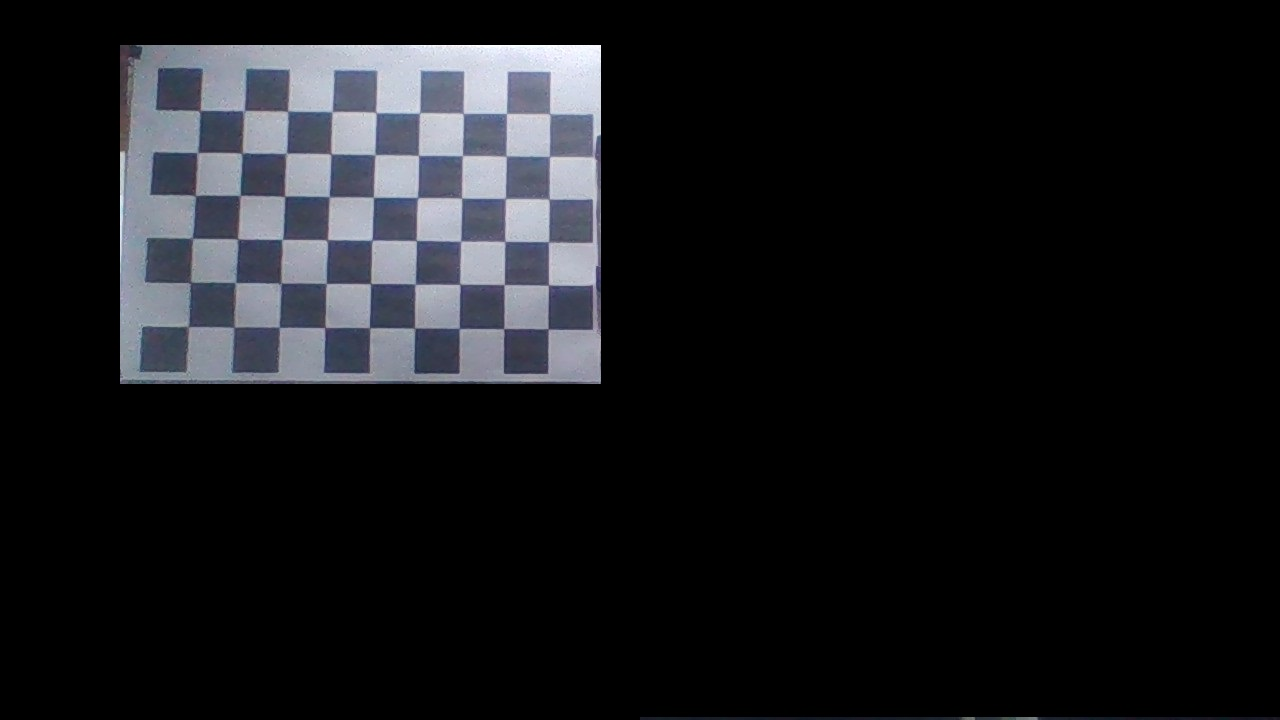
#> input picture calibra/WIN_20191013_20_16_47_Pro.jpg, 1280 x 720 px; its folder holds 5 pictures in this run
$ python camera_calibra.py
#> lines starting #> are read from the running program, lines starting #| are printed output that depends on the picture; long printed decimals are rounded
# -*- coding:utf-8 -*-

import cv2
import glob
import numpy as np

'''
cbraw和cbcol是我自己加的。tutorial用的棋盘足够大包含了7×6以上
个角点，我自己用的只有6×4。这里如果角点维数超出的话，标定的时候会报错。
'''
cbraw = 9
cbcol = 6
# prepare object points, like (0,0,0), (1,0,0), (2,0,0) ....,(6,5,0)
objp = np.zeros((cbraw * cbcol, 3), np.float32)
'''
设定世界坐标下点的坐标值，因为用的是棋盘可以直接按网格取；
假定棋盘正好在x-y平面上，这样z值直接取0，简化初始化步骤。
mgrid把列向量[0:cbraw]复制了cbcol列，把行向量[0:cbcol]复制了cbraw行。
转置reshape后，每行都是4×6网格中的某个点的坐标。
'''
objp[:, :2] = np.mgrid[0:cbraw, 0:cbcol].T.reshape(-1, 2)

objpoints = []  # 3d point in real world space
imgpoints = []  # 2d points in image plane.
# glob是个文件名管理工具
images = glob.glob("../resource/calibra/*.jpg")
for fname in images:
    # 对每张图片，识别出角点，记录世界物体坐标和图像坐标
    img = cv2.imread(fname)  # source image
#> img is the input picture: shape (720, 1280, 3); mean B, G, R 26.5, 23.7, 22.8
    # 我用的图片太大，缩小了一半
    # img = cv2.resize(img, None, fx=0.5, fy=0.5, interpolation=cv2.INTER_CUBIC)
    gray = cv2.cvtColor(img, cv2.COLOR_BGR2GRAY)  # 转灰度
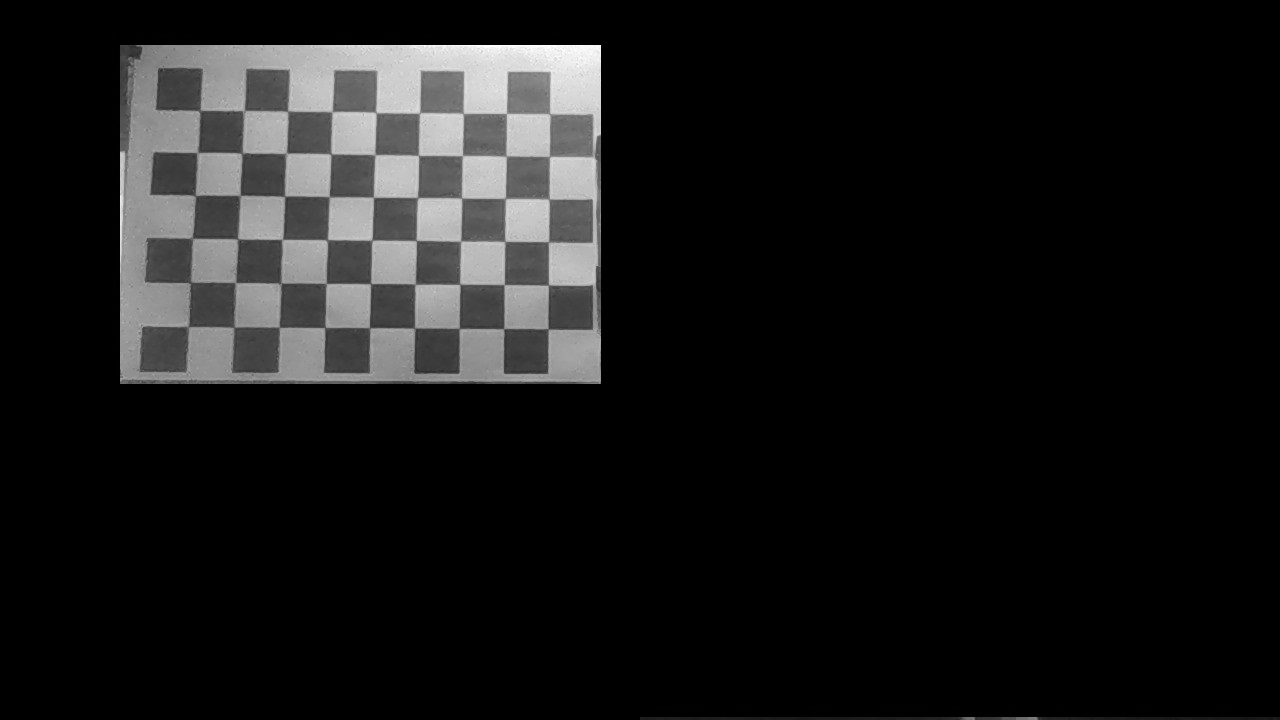
#> gray: shape (720, 1280); min 0, max 255, mean 23.7
    # cv2.imshow('img',gray)
    # cv2.waitKey(1000)
    # 寻找角点，存入corners，ret是找到角点的flag
    ret, corners = cv2.findChessboardCorners(gray, (9, 6), None)
#> ret = True; corners = 54 rows, first 8: [198.2, 110.7], [243.2, 112.3], [287.6, 111.2], [331.9, 112], [376.2, 112.7], [419.4, 113.2], [463.1, 113.6], [506.4, 113.6]

    if ret:
        # criteria:角点精准化迭代过程的终止条件
        criteria = (cv2.TERM_CRITERIA_EPS + cv2.TERM_CRITERIA_MAX_ITER, 30, 0.001)
        # 执行亚像素级角点检测
        corners2 = cv2.cornerSubPix(gray, corners, (11, 11), (-1, -1), criteria)
#> corners2 = 54 rows, first 8: [199.8, 110.6], [243.8, 110.8], [287.6, 111.1], [332, 111.7], [375.8, 112.6], [419.5, 113.1], [463.3, 113.4], [506.3, 113.6]

        objpoints.append(objp)
        imgpoints.append(corners2)
        # 在棋盘上绘制角点,只是可视化工具
        img = cv2.drawChessboardCorners(gray, (9, 6), corners2, ret)
#> img: shape (720, 1280)
        cv2.imshow('img', img)
        cv2.waitKey(500)
        '''
        传入所有图片各自角点的三维、二维坐标，相机标定。
        每张图片都有自己的旋转和平移矩阵，但是相机内参和畸变系数只有一组。
        mtx，相机内参；dist，畸变系数；revcs，旋转矩阵；tvecs，平移矩阵。
        '''

        ret, mtx, dist, rvecs, tvecs = cv2.calibrateCamera(objpoints, imgpoints, gray.shape[::-1], None, None)
#> ret = 0.285; mtx = [[1274.9, 0, 609.1], [0, 1317.1, 552], [0, 0, 1]]; dist = [[0.106, 0.0558, 0.0142, 0.0157, -0.628]]; rvecs = ([-0.165, -0.0489, -0.00244],); tvecs = ([-9.4, -9.81, 28.98],)
        img = cv2.imread('../resource/calibra/pan.jpg')
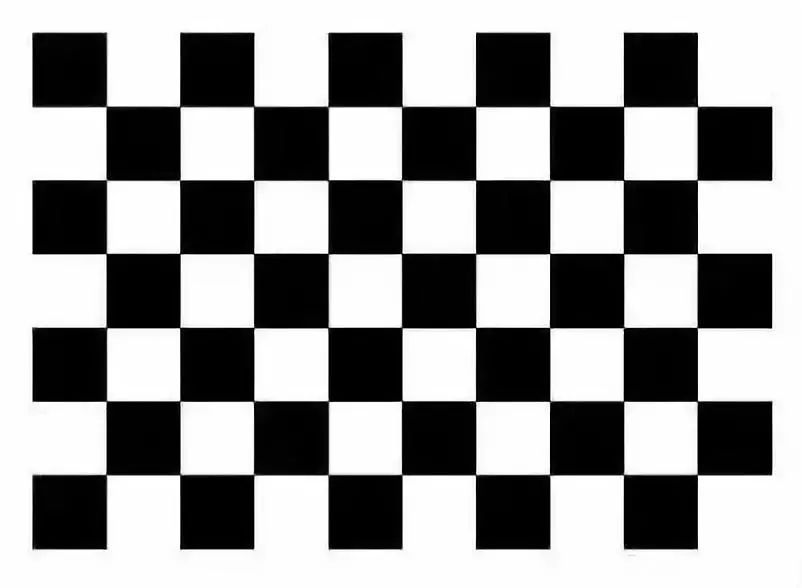
#> input picture calibra/pan.jpg, 802 x 588 px, found by its file name
#> img is the input picture: shape (588, 802, 3); min 0, max 255, mean 150.2
        # 注意这里跟循环开头读取图片一样，如果图片太大要同比例缩放，不然后面优化相机内参肯定是错的。
        # img = cv2.resize(img, None, fx=0.5, fy=0.5, interpolation=cv2.INTER_CUBIC)
        h, w = img.shape[:2]
#> h = 588; w = 802
        '''
        优化相机内参（camera matrix），这一步可选。
        参数1表示保留所有像素点，同时可能引入黑色像素，
        设为0表示尽可能裁剪不想要的像素，这是个scale，0-1都可以取。
        '''
        newcameramtx, roi = cv2.getOptimalNewCameraMatrix(mtx, dist, (w, h), 1, (w, h))
#> newcameramtx = [[1241.5, 0, 615.7], [0, 1271.1, 553.3], [0, 0, 1]]; roi = (21, 23, 775, 560)
        # 纠正畸变
        dst = cv2.undistort(img, mtx, dist, None, newcameramtx)
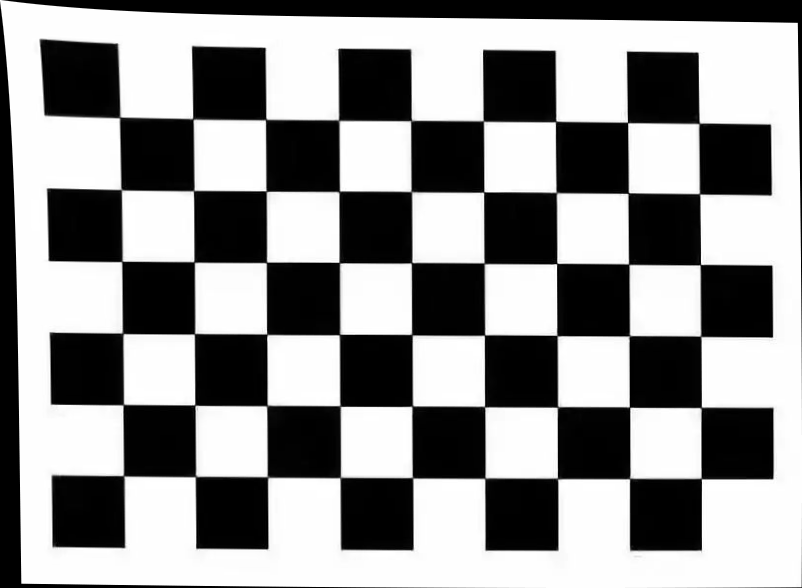
#> dst: shape (588, 802, 3); min 0, max 255, mean 142.8

        # 这步只是输出纠正畸变以后的图片
        x, y, w, h = roi
#> x = 21; y = 23; w = 775; h = 560
        dst = dst[y:y + h, x:x + w]
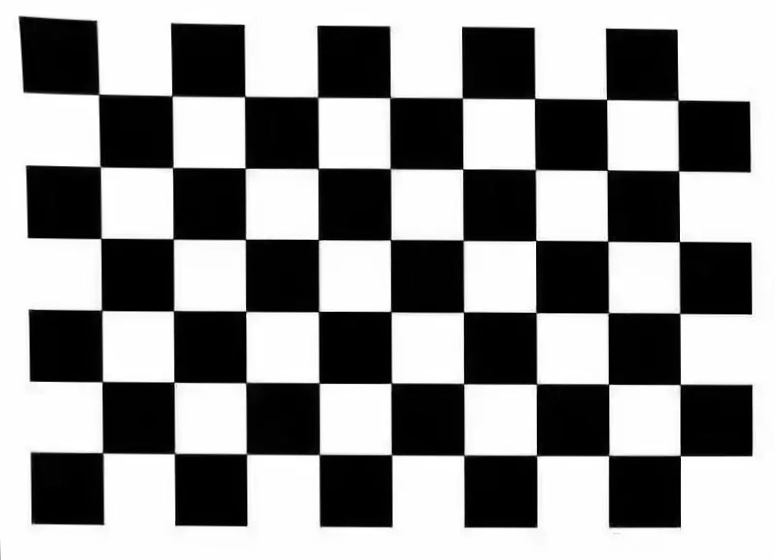
#> dst: shape (560, 775, 3); min 0, max 255, mean 146.9
        cv2.imwrite('calibresult.png', dst)
        # 打印我们要求的两个矩阵参数
        print("newcameramtx:\n", newcameramtx)
#| newcameramtx:
#|  [[1.24152927e+03 0.00000000e+00 6.15667365e+02]
#|  [0.00000000e+00 1.27113813e+03 5.53284754e+02]
#|  [0.00000000e+00 0.00000000e+00 1.00000000e+00]]
        print("dist:\n", dist)
#| dist:
#|  [[ 0.1063  0.05583  0.01422  0.01566 -0.6284]]
        # 计算误差
        tot_error = 0
        for i in range(len(objpoints)):
            imgpoints2, _ = cv2.projectPoints(objpoints[i], rvecs[i], tvecs[i], mtx, dist)
            error = cv2.norm(imgpoints[i], imgpoints2, cv2.NORM_L2) / len(imgpoints2)
            tot_error += error
#> this loop made 1 pass
#> (error, tot_error) on pass 1: (0.0388, 0.0388)
#> after the loop, tot_error = 0.0388

        print("total error: ", tot_error / len(objpoints))
#| total error:  0.0388
#> pass 2 of the loop `for fname in images:`:
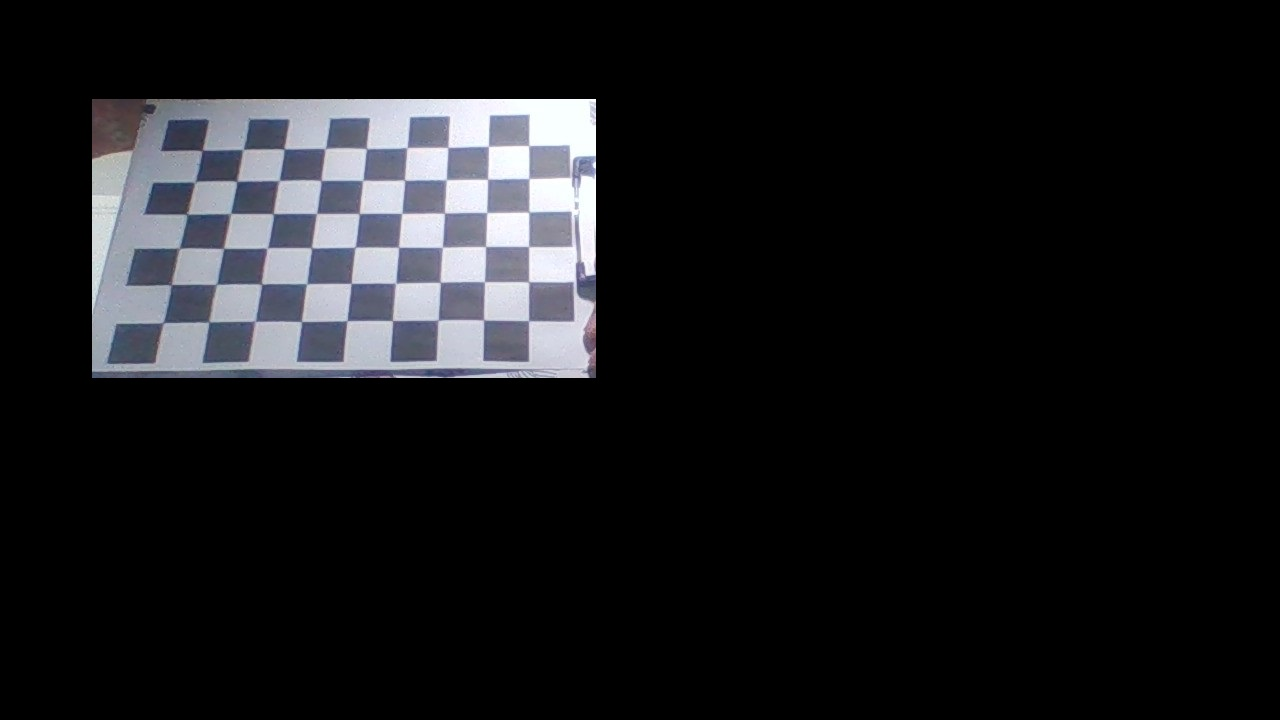
#> input picture calibra/WIN_20191013_20_16_52_Pro.jpg, 1280 x 720 px
#> img is the input picture: shape (720, 1280, 3); mean B, G, R 26.3, 24.1, 23.6
#> `ret, corners = cv2.findChessboardCorners(gray, (9, 6), None)`: ret = True; corners = 54 rows, first 8: [202.5, 150], [243.5, 149.4], [284.4, 149.1], [324.7, 149.5], [366.6, 148.6], [407, 147.9], [447.9, 147.5], [488.4, 146.4]
#> corners2 = 54 rows, first 8: [202.1, 150.3], [242.9, 149.4], [284.1, 148.8], [325.2, 148.5], [366.3, 148.5], [406.9, 147.6], [447.8, 147.3], [488.3, 146.4]
#> img: shape (720, 1280)
#> `ret, mtx, dist, rvecs, tvecs = cv2.calibrateCamera(objpoints, imgpoint..`: ret = 0.405; mtx = [[787.5, 0, 540.7], [0, 802, 484.2], [0, 0, 1]]; dist = [[0.105, -0.0742, 0.014, 0.00811, -0.0362]]; rvecs = ([-0.106, -0.0168, 0.00482], [-0.416, 0.000204, -0.00664]); tvecs = ([-7.82, -8.45, 18.07], [-8.3, -8.09, 19.32])
#> newcameramtx = [[774.7, 0, 549.1], [0, 775.6, 488.3], [0, 0, 1]]; roi = (25, 23, 772, 557)
#> `dst = cv2.undistort(img, mtx, dist, None, newcameramtx)`:
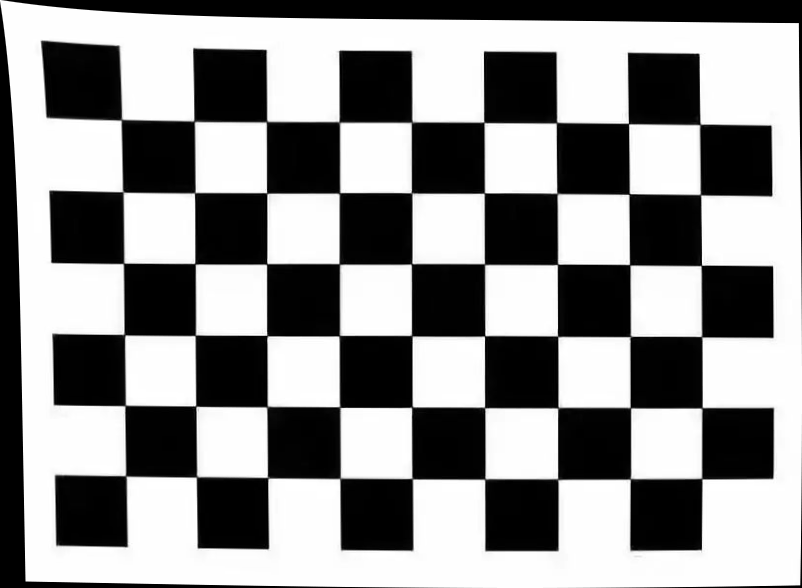
#> dst: shape (588, 802, 3); min 0, max 255, mean 141.7
#> `x, y, w, h = roi`: x = 25; w = 772; h = 557
#> `dst = dst[y:y + h, x:x + w]`:
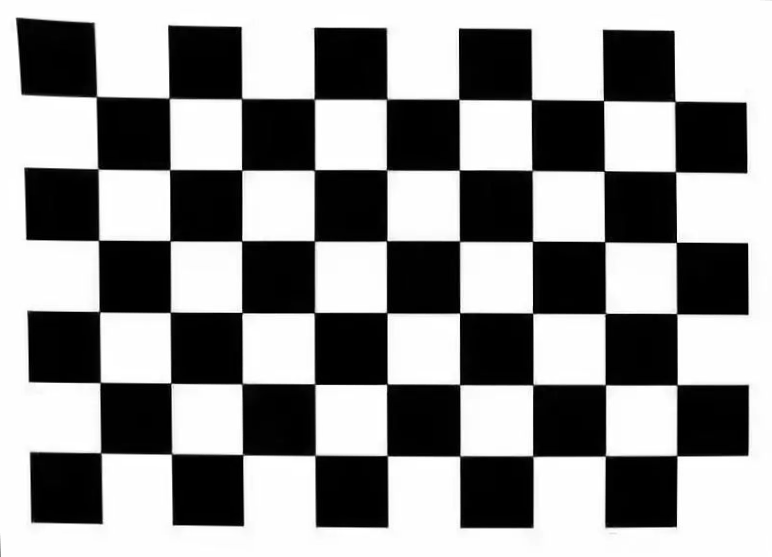
#> dst: shape (557, 772, 3); min 0, max 255, mean 146.6
#| newcameramtx:
#|  [[774.687   0.         549.078]
#|  [  0.         775.631 488.270]
#|  [  0.           0.           1.        ]]
#| dist:
#|  [[ 0.1051 -0.07417  0.01404  0.008112 -0.03622]]
#> the loop `for i in range(len(objpoints)):` made 2 passes
#> (error, tot_error) on passes 1 to 2: (0.0437, 0.0437), (0.0646, 0.108)
#> after the loop `for i in range(len(objpoints)):`: tot_error = 0.108
#| total error:  0.05418
#> pass 3 of the loop `for fname in images:`:
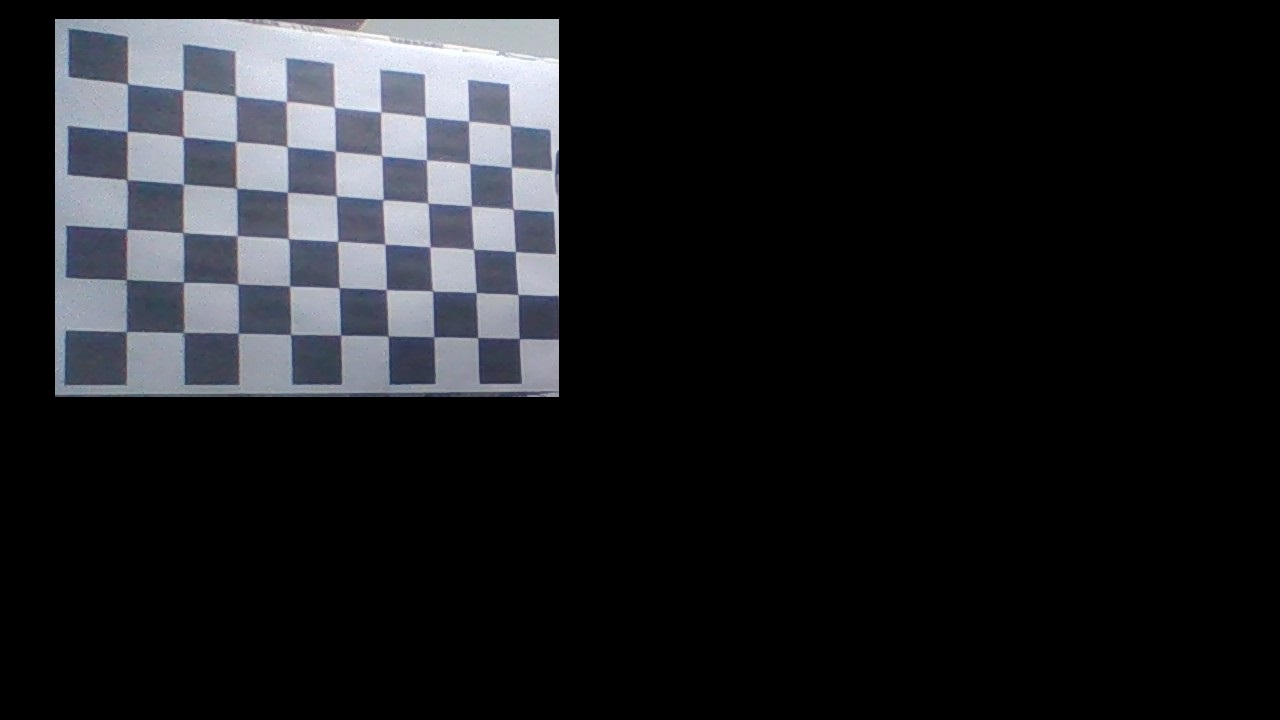
#> input picture calibra/WIN_20191013_20_16_55_Pro.jpg, 1280 x 720 px
#> img is the input picture: shape (720, 1280, 3); mean B, G, R 33, 29.8, 28.7
#> `gray = cv2.cvtColor(img, cv2.COLOR_BGR2GRAY)`:
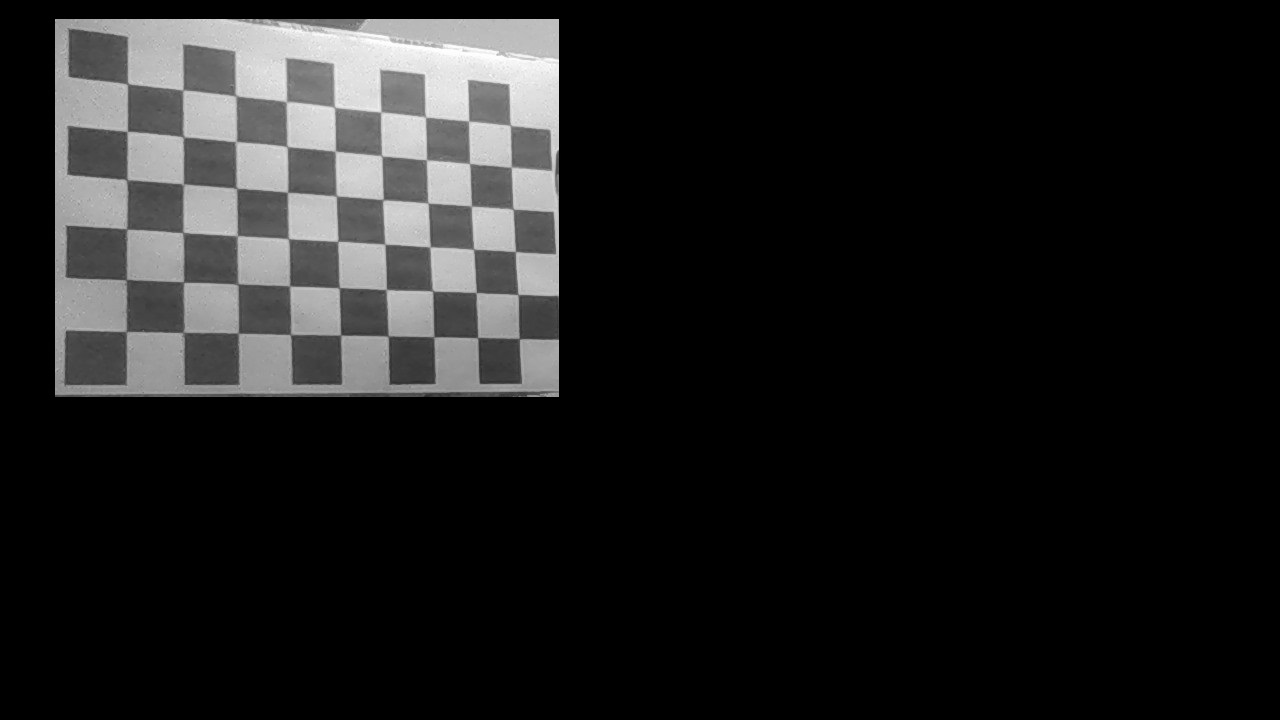
#> gray: shape (720, 1280); min 0, max 255, mean 29.8
#> `ret, corners = cv2.findChessboardCorners(gray, (9, 6), None)`: ret = False; corners = 53 rows, first 8: [127, 84], [183, 90], [183, 136], [127, 131.5], [236, 96], [236, 141.5], [236, 188.5], [182.5, 183.5]
#> the loop made 5 passes; the first 3 are shown
